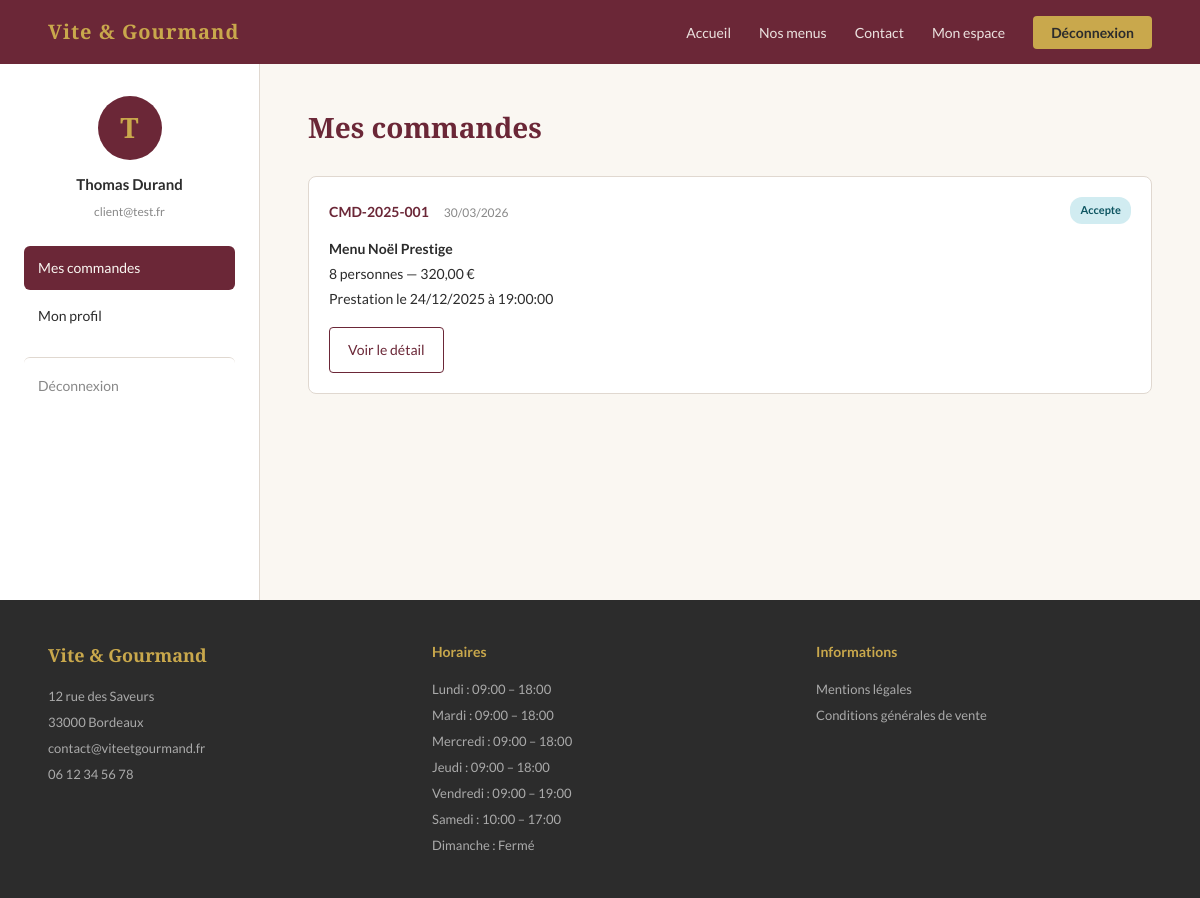
The app's page /public?page=espace-user (signed in) with its own data.
### tables this page shows
CREATE TABLE utilisateur (
    utilisateur_id INT AUTO_INCREMENT PRIMARY KEY,
    email VARCHAR(100) NOT NULL UNIQUE,
    password VARCHAR(255) NOT NULL,
    nom VARCHAR(50) NOT NULL,
    prenom VARCHAR(50) NOT NULL,
    gsm VARCHAR(20),
    adresse VARCHAR(255),
    ville VARCHAR(100),
    actif BOOLEAN DEFAULT TRUE,
    role_id INT NOT NULL,
    FOREIGN KEY (role_id) REFERENCES role(role_id)
);

CREATE TABLE commande (
    commande_id INT AUTO_INCREMENT PRIMARY KEY,
    numero_cmd VARCHAR(50) NOT NULL UNIQUE,
    utilisateur_id INT NOT NULL,
    menu_id INT NOT NULL,
    date_commande DATETIME DEFAULT CURRENT_TIMESTAMP,
    date_prestation DATE NOT NULL,
    heure_livraison TIME NOT NULL,
    adresse_livraison VARCHAR(255) NOT NULL,
    ville_livraison VARCHAR(100) NOT NULL,
    nb_personnes INT NOT NULL,
    prix_menu DOUBLE NOT NULL,
    prix_livraison DOUBLE DEFAULT 0,
    remise BOOLEAN DEFAULT FALSE,
    prix_total DOUBLE NOT NULL,
    pret_materiel BOOLEAN DEFAULT FALSE,
    statut_actuel VARCHAR(50) DEFAULT 'en_attente',
    motif_annulation TEXT,
    mode_contact VARCHAR(50),
    FOREIGN KEY (utilisateur_id) REFERENCES utilisateur(utilisateur_id),
    FOREIGN KEY (menu_id) REFERENCES menu(menu_id)
);

CREATE TABLE menu (
    menu_id INT AUTO_INCREMENT PRIMARY KEY,
    titre VARCHAR(100) NOT NULL,
    description TEXT,
    nb_pers_min INT NOT NULL,
    prix_base DOUBLE NOT NULL,
    conditions TEXT,
    stock INT DEFAULT 0,
    actif BOOLEAN DEFAULT TRUE,
    theme_id INT,
    regime_id INT,
    FOREIGN KEY (theme_id) REFERENCES theme(theme_id),
    FOREIGN KEY (regime_id) REFERENCES regime(regime_id)
);

CREATE TABLE horaire (
    horaire_id INT AUTO_INCREMENT PRIMARY KEY,
    jour ENUM('lundi','mardi','mercredi','jeudi','vendredi','samedi','dimanche') NOT NULL,
    heure_ouverture VARCHAR(5),
    heure_fermeture VARCHAR(5)
);

### src/controllers/EspaceUserController.php (called while the page is built, shortened)
<?php
$pdo = getDB();
$user_id = $_SESSION['user']['id'];
$action = $_GET['action'] ?? 'commandes';
$stmt = $pdo->prepare("SELECT * FROM utilisateur WHERE utilisateur_id = :id");
$stmt->execute(['id' => $user_id]);
$user = $stmt->fetch();
if ($action === 'commandes') {
    $commandes = $pdo->prepare("
        SELECT c.*, m.titre AS menu_titre
        FROM commande c
        JOIN menu m ON c.menu_id = m.menu_id
        WHERE c.utilisateur_id = :id
        ORDER BY c.date_commande DESC
    ");
    $commandes->execute(['id' => $user_id]);
    $commandes = $commandes->fetchAll();
}
require_once __DIR__ . '/../views/layout/header.php';
require_once __DIR__ . '/../views/espace-user.php';
require_once __DIR__ . '/../views/layout/footer.php';

### src/views/espace-user.php (the view, shortened to what this page needs)
<section class="espace-section">
    <div class="espace-sidebar">
        <div class="espace-avatar"><?= strtoupper(substr($user['prenom'], 0, 1)) ?></div>
        <div class="espace-nom"><?= htmlspecialchars($user['prenom']) ?> <?= htmlspecialchars($user['nom']) ?></div>
        <div class="espace-email"><?= htmlspecialchars($user['email']) ?></div>
        <nav class="espace-nav">
            <a href="<?= APP_URL ?>?page=espace-user&action=commandes" <?= $action === 'commandes' ? 'class="active"' : '' ?>>Mes commandes</a>
            <a href="<?= APP_URL ?>?page=espace-user&action=profil" <?= $action === 'profil' ? 'class="active"' : '' ?>>Mon profil</a>
            <a href="<?= APP_URL ?>?page=deconnexion" class="espace-nav-logout">Déconnexion</a>
        </nav>
    </div>
    <div class="espace-content">
        <?php if ($action === 'commandes'): ?>
            <h1>Mes commandes</h1>
            <?php if (empty($commandes)): ?>
                <div class="espace-vide">
                    <p>Vous n'avez pas encore de commande.</p>
                    <a href="<?= APP_URL ?>?page=menus" class="btn-primary">Découvrir nos menus</a>
                </div>
            <?php else: ?>
                <div class="commandes-liste">
                    <?php foreach ($commandes as $c): ?>
                    <div class="commande-item">
                        <div class="commande-item-header">
                            <div>
                                <span class="commande-ref"><?= htmlspecialchars($c['numero_cmd']) ?></span>
                                <span class="commande-date"><?= date('d/m/Y', strtotime($c['date_commande'])) ?></span>
                            </div>
                            <span class="statut-badge statut-<?= $c['statut_actuel'] ?>">
                                <?= ucfirst(str_replace('_', ' ', $c['statut_actuel'])) ?>
                            </span>
                        </div>
                        <div class="commande-item-body">
                            <p><strong><?= htmlspecialchars($c['menu_titre']) ?></strong></p>
                            <p><?= $c['nb_personnes'] ?> personnes — <?= number_format($c['prix_total'], 2, ',', ' ') ?> €</p>
                            <p>Prestation le <?= date('d/m/Y', strtotime($c['date_prestation'])) ?> à <?= $c['heure_livraison'] ?></p>
                        </div>
                        <div class="commande-item-actions">
                            <a href="<?= APP_URL ?>?page=espace-user&action=detail-commande&id=<?= $c['commande_id'] ?>" class="btn-outline-dark">Voir le détail</a>
                        </div>
                    </div>
                    <?php endforeach; ?>
                </div>
            <?php endif; ?>
        <?php endif; ?>
    </div>
</section>

### src/views/layout/footer.php (shortened to what this page needs)
</main>
<footer class="footer">
    <div class="footer-col">
        <div class="footer-logo">Vite &amp; Gourmand</div>
        <p>12 rue des Saveurs<br>33000 Bordeaux<br>contact@viteetgourmand.fr<br>06 12 34 56 78</p>
    </div>
    <div class="footer-col">
        <div class="footer-titre">Horaires</div>
        <?php
        $pdo = getDB();
        $horaires = $pdo->query("SELECT * FROM horaire ORDER BY horaire_id")->fetchAll();
        foreach ($horaires as $h):
        ?>
            <p>
                <?= ucfirst($h['jour']) ?> :
                <?= $h['heure_ouverture'] ? $h['heure_ouverture'] . ' – ' . $h['heure_fermeture'] : 'Fermé' ?>
            </p>
        <?php endforeach; ?>
    </div>
    <div class="footer-col">
        <div class="footer-titre">Informations</div>
        <ul>
            <li><a href="<?= APP_URL ?>?page=mentions">Mentions légales</a></li>
            <li><a href="<?= APP_URL ?>?page=cgv">Conditions générales de vente</a></li>
        </ul>
    </div>
</footer>
</body>
</html>

### public/assets/css/style.css (style rules this page uses)
:root { --bordeaux: #6B2737; --or: #C9A84C; --fond: #FAF7F2; --texte: #2C2C2C; --gris: #888888; --blanc: #ffffff; --bordure: #e0d8d0; }
* { margin: 0; padding: 0; box-sizing: border-box; }
body { font-family: 'Lato', sans-serif; background: var(--fond); color: var(--texte); font-size: 16px; line-height: 1.7; }
h1, h2, h3, h4 { font-family: 'Playfair Display', serif; color: var(--bordeaux); }
a { color: var(--bordeaux); text-decoration: none; }
.footer { background: var(--texte); padding: 40px 48px; display: flex; gap: 48px; justify-content: space-between; flex-wrap: wrap; }
.footer-logo { color: var(--or); font-family: 'Playfair Display', serif; font-size: 18px; font-weight: 700; margin-bottom: 12px; }
.footer-titre { color: var(--or); font-size: 14px; font-weight: 700; margin-bottom: 12px; }
.footer-col { flex: 1; min-width: 180px; }
.footer-col p, .footer-col ul { color: #aaaaaa; font-size: 13px; line-height: 2; }
.footer-col ul { list-style: none; }
.footer-col ul a { color: #aaaaaa; font-size: 13px; }
.btn-outline-dark { background: transparent; color: var(--bordeaux); padding: 10px 18px; border-radius: 4px; border: 1px solid var(--bordeaux); font-size: 14px; font-family: 'Lato', sans-serif; cursor: pointer; display: inline-block; transition: all 0.2s; white-space: nowrap; }
.espace-section { display: flex; min-height: calc(100vh - 64px - 200px); }
.espace-sidebar { width: 260px; flex-shrink: 0; background: var(--blanc); border-right: 0.5px solid var(--bordure); padding: 32px 24px; }
.espace-avatar { width: 64px; height: 64px; border-radius: 50%; background: var(--bordeaux); color: var(--or); font-size: 28px; font-weight: 700; font-family: 'Playfair Display', serif; display: flex; align-items: center; justify-content: center; margin: 0 auto 12px; }
.espace-nom { font-size: 15px; font-weight: 700; color: var(--texte); text-align: center; margin-bottom: 4px; }
.espace-email { font-size: 12px; color: var(--gris); text-align: center; margin-bottom: 24px; }
.espace-nav { display: flex; flex-direction: column; gap: 4px; }
.espace-nav a { padding: 10px 14px; border-radius: 6px; font-size: 14px; color: var(--texte); transition: all 0.2s; }
.espace-nav a.active { background: var(--bordeaux); color: var(--fond); }
.espace-nav-logout { margin-top: 16px; color: var(--gris) !important; border-top: 0.5px solid var(--bordure); padding-top: 16px !important; }
.espace-content { flex: 1; padding: 40px 48px; overflow-y: auto; }
.espace-content h1 { font-size: 28px; margin-bottom: 24px; }
.commandes-liste { display: flex; flex-direction: column; gap: 16px; }
.commande-item { background: var(--blanc); border: 0.5px solid var(--bordure); border-radius: 8px; padding: 20px; transition: border-color 0.2s; }
.commande-item-header { display: flex; justify-content: space-between; align-items: center; margin-bottom: 12px; }
.commande-ref { font-size: 14px; font-weight: 700; color: var(--bordeaux); margin-right: 12px; }
.commande-date { font-size: 12px; color: var(--gris); }
.commande-item-body { font-size: 14px; color: var(--texte); line-height: 1.8; margin-bottom: 16px; }
.commande-item-actions { display: flex; gap: 8px; align-items: center; }
.statut-badge { font-size: 11px; font-weight: 700; padding: 4px 10px; border-radius: 12px; display: inline-block; }
.statut-accepte { background: #D1ECF1; color: #0C5460; }

### records on screen
utilisateur: prenom "T", prenom "Thomas", nom "Durand", email "client@test.fr"
commande: numero_cmd "CMD-2025-001", date_commande "30/03/2026", statut_actuel "Accepte", menu.titre "Menu Noël Prestige", nb_personnes "8", prix_total "320,00", date_prestation "24/12/2025", heure_livraison "19:00:00"
horaire: jour "Lundi", heure_ouverture "09:00", heure_fermeture "18:00"
horaire: jour "Mardi", heure_ouverture "09:00", heure_fermeture "18:00"
horaire: jour "Mercredi", heure_ouverture "09:00", heure_fermeture "18:00"
horaire: jour "Jeudi", heure_ouverture "09:00", heure_fermeture "18:00"
horaire: jour "Vendredi", heure_ouverture "09:00", heure_fermeture "19:00"
horaire: jour "Samedi", heure_ouverture "10:00", heure_fermeture "17:00"
horaire: jour "Dimanche", shows "Fermé"
